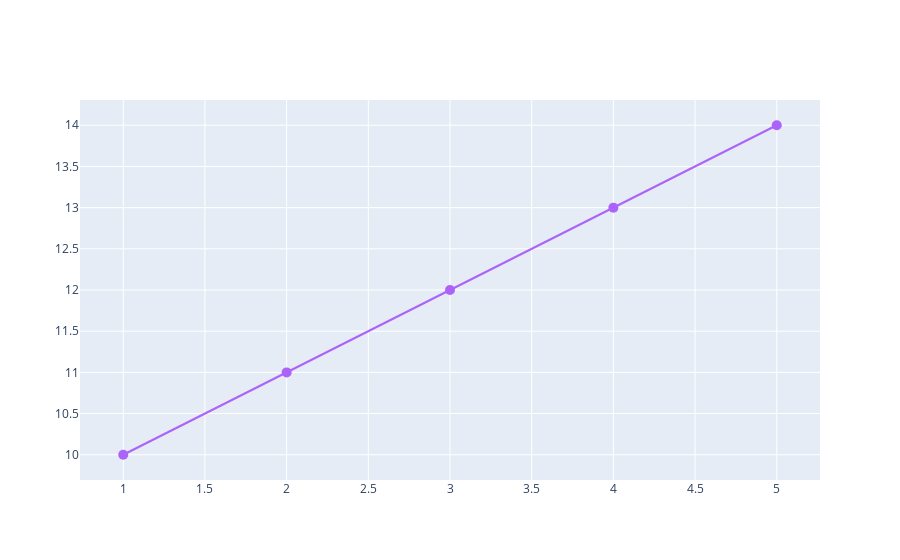

Write notebook code for a chart like this one.
### Code cell
fig = go.Figure(go.Scatter(
    x=[1, 2, 3, 4, 5],
    y=[10, 11, 12, 13, 14],
    mode='lines+markers',
    marker=dict(size=10, color=default_colors[3]),
))

fig.show()

### Figure 1 — Plotly figure (JSON) as saved in the notebook; plotly's stock layout.template omitted (floating-point values rounded to 4 significant figures)
{"data": [{"marker": {"color": "#AB63FA", "size": 10}, "mode": "lines+markers", "x": [1, 2, 3, 4, 5], "y": [10, 11, 12, 13, 14], "type": "scatter"}], "layout": {}}
